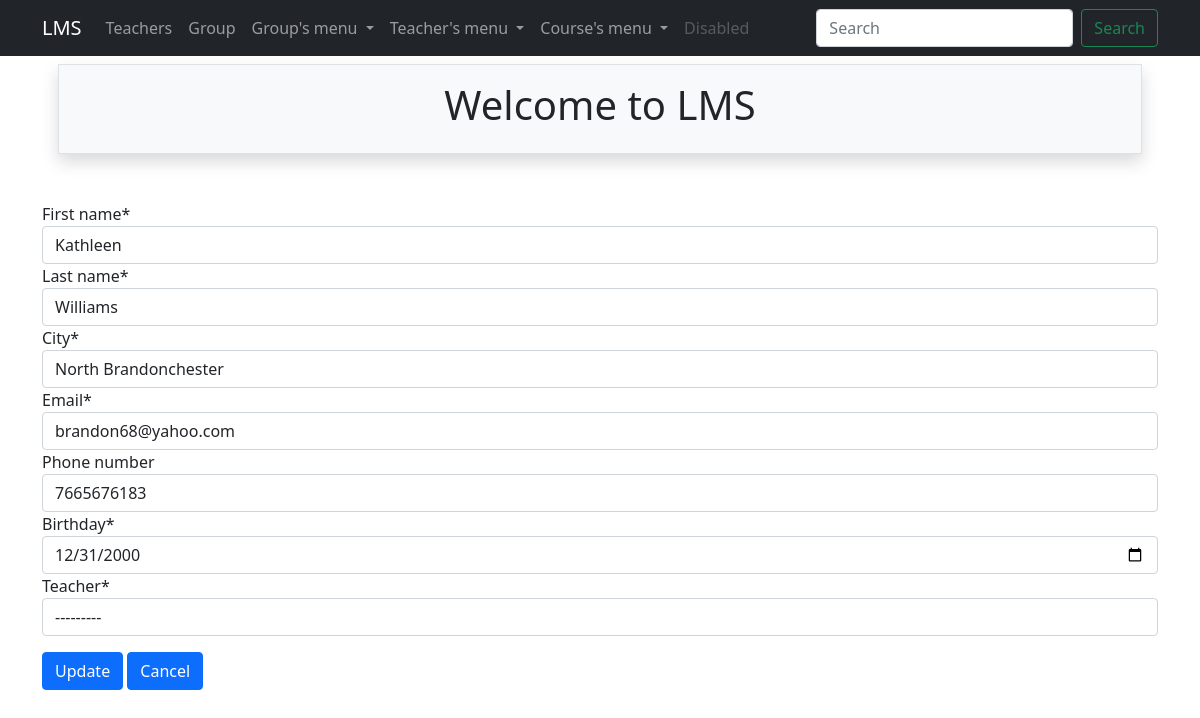
Page /groups/update/10/ on the earlier database version.
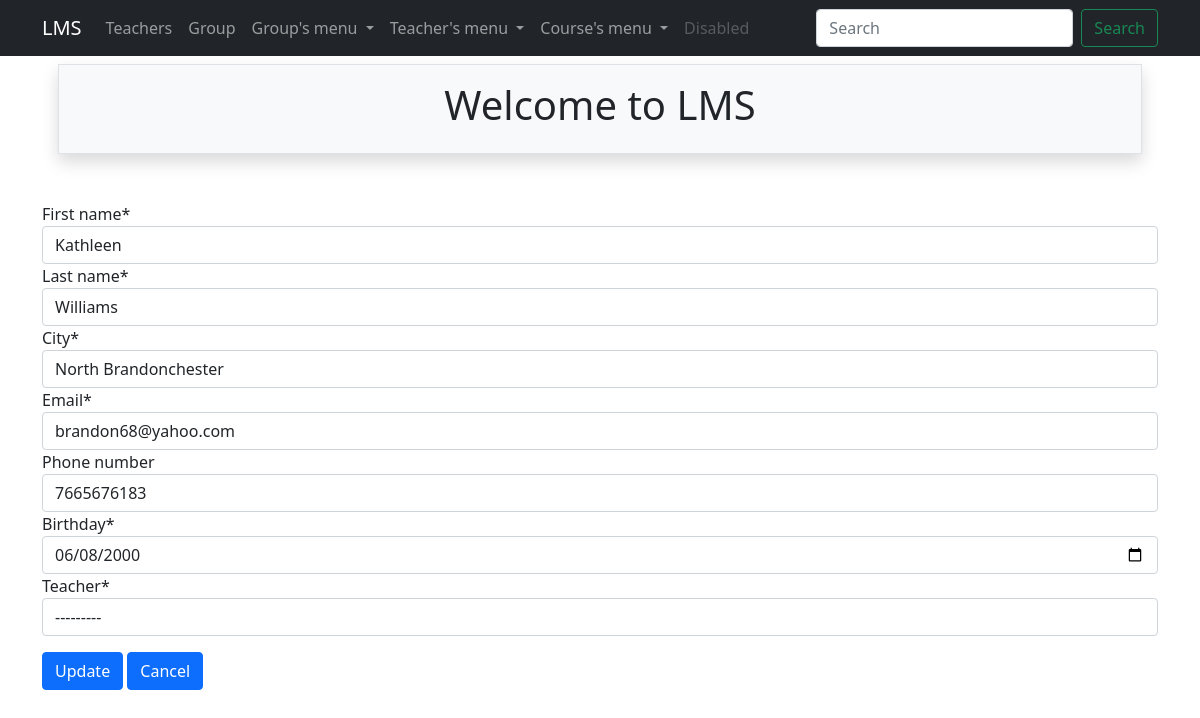
Same page on the later database version.
### groups/models.py (models this page shows, shortened)
class Group(Person):
    phone_number = models.CharField(max_length=70, unique=True, blank=True, null=True)
    birthday = models.DateField(default=datetime.date.today, validators=[adult_validation])
    teacher = models.ForeignKey(Teacher, on_delete=models.CASCADE, null=True, related_name='students')

### teachers/models.py (models this page shows, shortened)
class Teacher(Person):
    phone_number = models.CharField(max_length=60, unique=True, blank=True, null=True)
    def __str__(self):
        return f'{self.first_name}, {self.last_name}'

### groups/views.py (the view)
# urls.py: path('update/<int:pk>/', update_group, name='update'),
def update_group(request, pk):
    group = get_object_or_404(Group, id=pk)
    if request.method == 'GET':
        form = GroupUpdateForm(instance=group)
    elif request.method == 'POST':
        form = GroupUpdateForm(instance=group, data=request.POST)
        if form.is_valid():
            form.save()
            return HttpResponseRedirect(reverse('groups:list'))
    return render(
        request=request,
        template_name='groups/update.html',
        context={'form': form}
    )

### groups/forms.py
class GroupUpdateForm(GroupBaseForm):
    class Meta(GroupBaseForm.Meta):
        model = Group
        fields = '__all__'

### groups/templates/groups/update.html (shortened to what this page needs)
{% extends 'base.html' %}
{% load crispy_forms_tags %}
{% block content %}
    <form method="post">
        {{form | crispy}}
        <input class="btn btn-primary mt-3" type="submit" value="Update">
        <a class="btn btn-primary mt-3" href="{% url 'groups:list' %}">Cancel</a>
    </form>
{% endblock %}

Differences in the rows shown:
changed Group "North Brandonchester": birthday "12/31/2000" → "06/08/2000"
